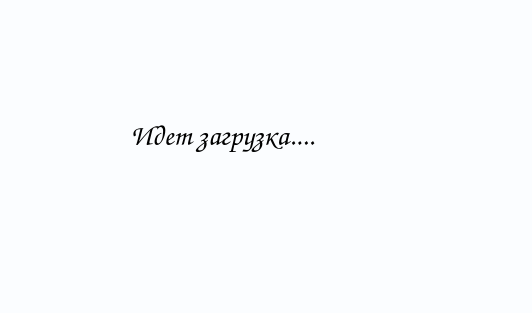
<?xml version="1.0" encoding="UTF-8"?>
<ui version="4.0">
 <class>Dialog</class>
 <widget class="QDialog" name="Dialog">
  <property name="geometry">
   <rect>
    <x>0</x>
    <y>0</y>
    <width>532</width>
    <height>313</height>
   </rect>
  </property>
  <property name="windowTitle">
   <string>Dialog</string>
  </property>
  <property name="styleSheet">
   <string notr="true">background-color: rgb(251, 253, 255);
</string>
  </property>
  <widget class="QLabel" name="label">
   <property name="geometry">
    <rect>
     <x>130</x>
     <y>90</y>
     <width>321</width>
     <height>91</height>
    </rect>
   </property>
   <property name="font">
    <font>
     <family>Comic Sans MS</family>
     <pointsize>22</pointsize>
    </font>
   </property>
   <property name="text">
    <string>Идет загрузка....</string>
   </property>
  </widget>
 </widget>
 <resources/>
 <connections/>
</ui>
